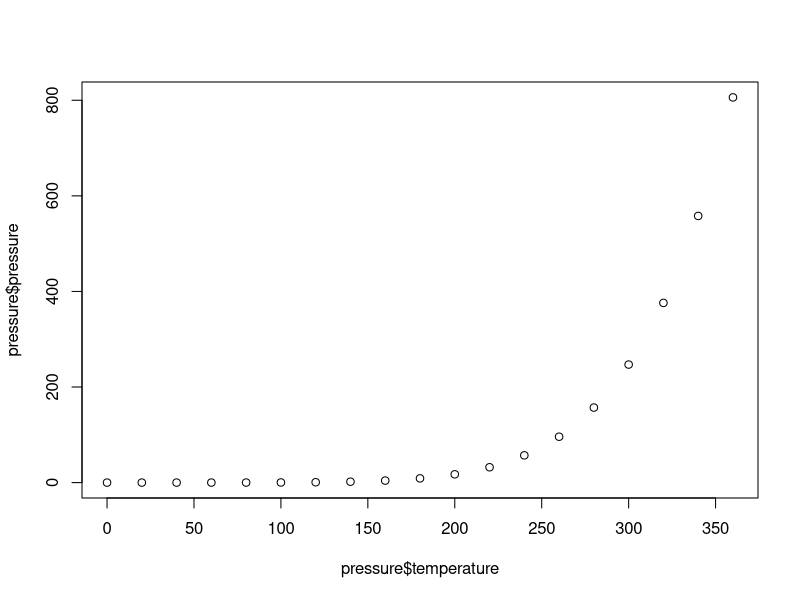
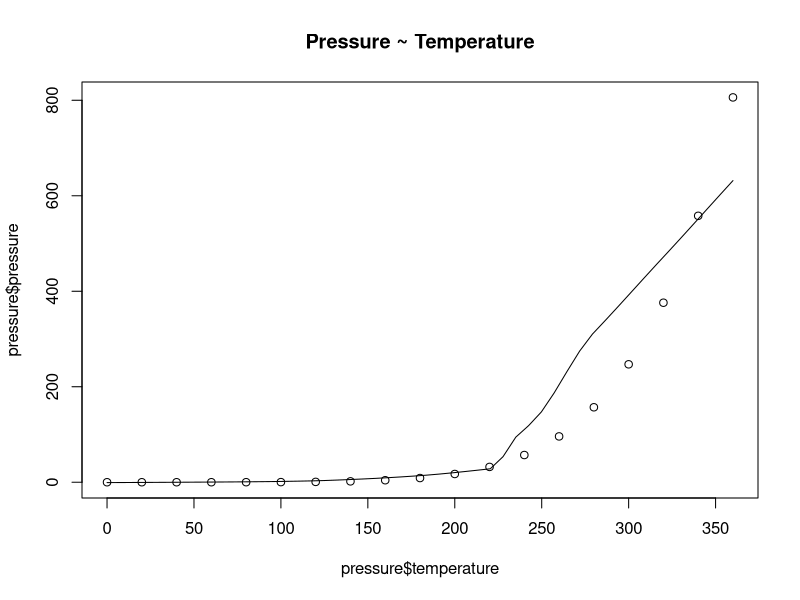
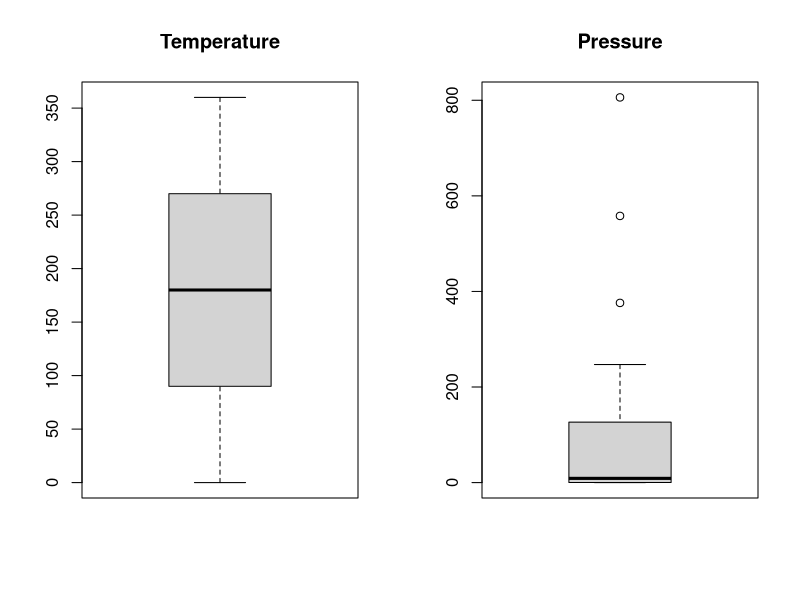
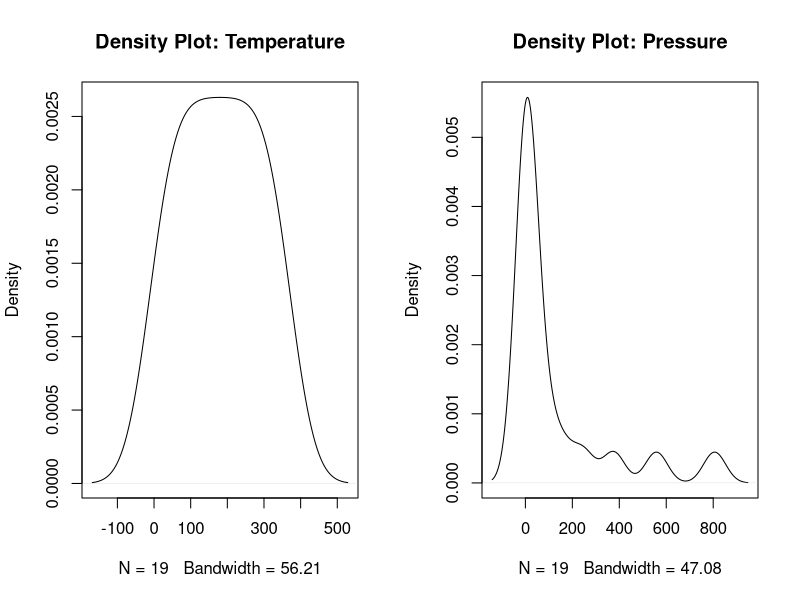
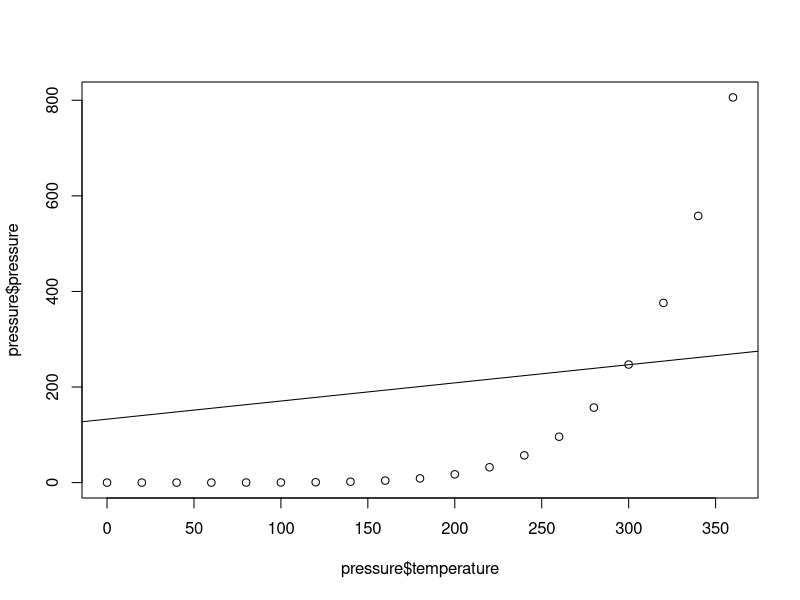
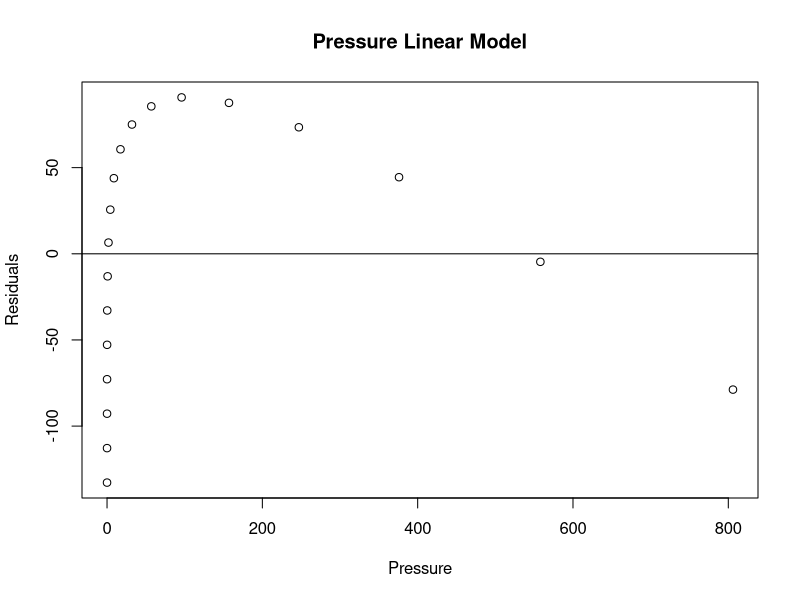
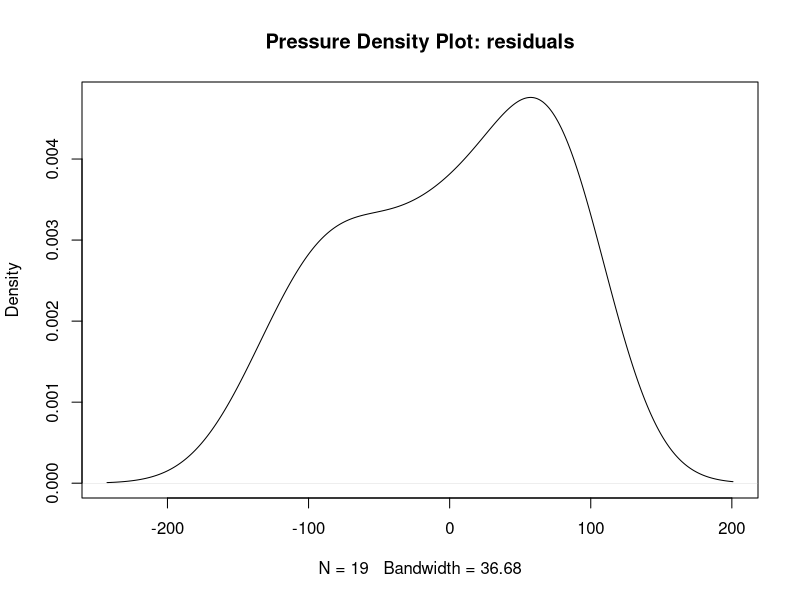
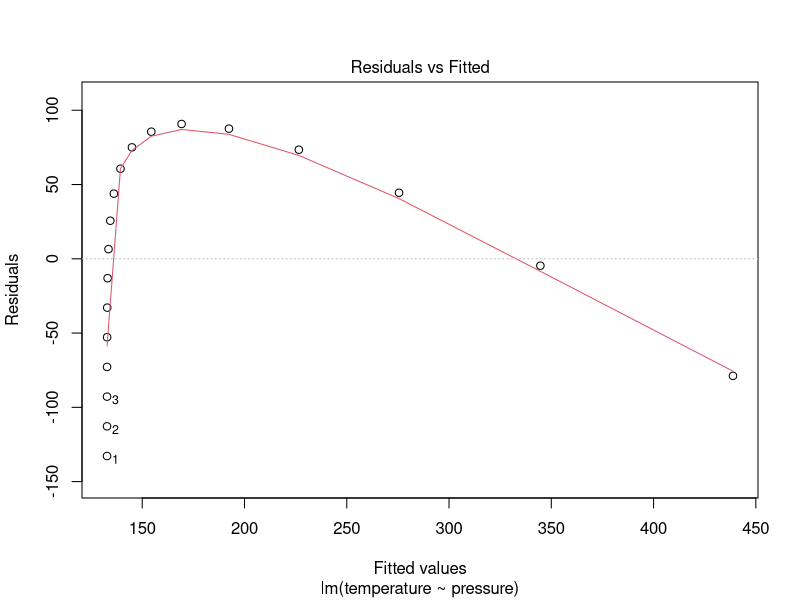

R code for these plots, in order:
head(pressure)#inspect the start of the data set
cor(pressure$temperature, pressure$pressure)
#check the correlation between the variables

plot(pressure$temperature, pressure$pressure)
#visualize a scatter plot of the data set

scatter.smooth(x=pressure$temperature, y=pressure$pressure, main="Pressure ~ Temperature")
#generate a smoothed line of the points

par(mfrow=c(1, 2))  
# divide graph area in 2 columns

boxplot(pressure$temperature, main="Temperature") 
# box plot for 'temperature'
boxplot.stats(pressure$temperature)$out 
# display outliers

boxplot(pressure$pressure, main="Pressure")  
# box plot for 'distance'
boxplot.stats(pressure$pressure)$out 
# display outliers

plot(density(pressure$temperature), main="Density Plot: Temperature")  # density plot for 'Temperature'
plot(density(pressure$pressure), main="Density Plot: Pressure") # density plot for 'Pressure'
par(mfrow=c(1, 1))  #change the two side by side graph into individual graphs

pressure.lm <- lm(temperature ~ pressure, data=pressure)  # build linear regression model on full data
print(pressure.lm)

summary(pressure.lm)#inspect the results

plot(pressure$temperature, pressure$pressure)
#visualize the regression line on a scatter plot of the pressure data.
abline(pressure.lm)

pressure.res <- resid(pressure.lm)#compute the residuals

plot(pressure$pressure, pressure.res, ylab="Residuals", xlab="Pressure", main="Pressure Linear Model") 
abline(0, 0)#generate the horizon

plot(density(pressure.res), main="Pressure Density Plot: residuals")

plot(pressure.lm) # each plot individually
par(mfrow=c(2,2)) #generate a 2x2 grid of plots format
plot(pressure.lm)
par(mfrow=c(1, 1))  #change the two side by side graph into individual graphs

pressure.stdres = rstandard(pressure.lm)
qqnorm(pressure.stdres, 
       ylab="Standardized Residuals", 
       xlab="Normal Scores", 
       main="Pressure dataset") #create the standardized residuals
qqline(pressure.stdres)#create a normal probability plot (Q-Q plot)

mod<-lm(temperature ~ pressure, data=pressure)
mean(mod$residuals)

mod.lm <- lm(temperature ~ pressure, data=pressure)
cor.test(pressure$temperature, mod.lm$residuals)#do the correlation test

#a.Write an equation that describes the linear model you have fitted
#Fine:y = pressure(0.3797)*x + intercept(132.7907)
#b.Explain why the p-values for the variable temperature and the overall F test are so similar for this model.
#F test means two-sample t test, and p-value stands two-sample p test, and they are all in needs of an enormous amount of sample(volume of sample), so they all
#have a similar data for that module
#c.comment on what you saw from the previous parts. Is the model appropriate?
#(1)For the correlation test, we can see the p-value = 0.002461 < 0.05, which means 
#there is an evidence of correlation and they are correlated, the model is appropriate
#(2)For the QQ plot I found that the smooth line fit the scatter point graph properly, which means the 
#residuals are normally distributed, the model is appropriate 
#(3)For the graph:Scale-Location and Residuals vs Leverage , we can draw a conclusion that
#the scatter points are mostly fit in a straight line, means the residuals are homoscedastic,
#the model is appropriate
#(4)According to the data in multiple R squared and adjusted R square, it is clear to see
#that they have a small difference between each other, that means the model is appropriate
#(5)judging the cook distance in the graph:Scale-Location and Residuals vs Leverage, we can
#see that the distances between each points are close

